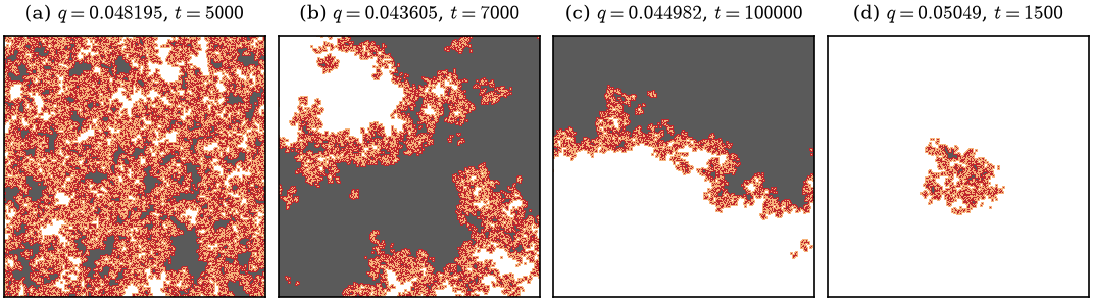

Reproduce this figure in Python.
"""Fig. snap: configurations at p = 1/2, alpha = 1/2 (local dnsim runs, data/snap/*.ckpt).
Sites with no disagreeing Moore neighbor are white (dead) or gray (alive); sites with at least one
are orange (dead) or red (alive), so the active phase stands out from the two absorbing phases."""
import os

import matplotlib.pyplot as plt
import numpy as np
from matplotlib.colors import ListedColormap

from common import PAGE, ROOT, save

SNAP = os.path.join(ROOT, "data", "snap")


def load(name):
    raw = open(os.path.join(SNAP, name), "rb").read()
    Lx, Ly, t = np.frombuffer(raw[8:32], dtype=np.uint64).astype(int)
    words = np.frombuffer(raw[32:], dtype=np.uint64).reshape(Ly, Lx // 64)
    g = np.unpackbits(words.view(np.uint8).reshape(Ly, Lx // 64, 8), axis=2, bitorder="little")
    return g.reshape(Ly, Lx).astype(np.uint8), t


def classes(g):
    j = np.zeros(g.shape, int)
    for dy in (-1, 0, 1):
        for dx in (-1, 0, 1):
            if dx or dy:
                j += np.roll(np.roll(g, dy, 0), dx, 1) != g
    return g + 2 * (j > 0)


cmap = ListedColormap(["#ffffff", "#5a5a5a", "#f6b47c", "#c0262d"])
panels = [("a.ckpt", None, r"(a) $q=0.048195$"),
          ("b7.ckpt", (slice(0, 256), slice(0, 256)), r"(b) $q=0.043605$"),
          ("c.ckpt", (slice(128, 384), slice(0, 256)), r"(c) $q=0.044982$"),
          ("d.ckpt", (slice(128, 384), slice(128, 384)), r"(d) $q=0.05049$")]
fig, axs = plt.subplots(1, 4, figsize=(PAGE, PAGE / 4 + 0.25), gridspec_kw=dict(wspace=0.05))
for ax, (f, crop, title) in zip(axs, panels):
    g, t = load(f)
    c = classes(g)
    if crop:
        c = c[crop]
    ax.imshow(c, cmap=cmap, vmin=-0.5, vmax=3.5, interpolation="nearest")
    ax.set_xticks([]), ax.set_yticks([])
    ax.set_title(title + f", $t={t}$", fontsize=7)
save(fig, "fig_snap")
